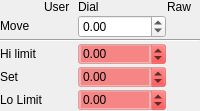
       <widget class="QWidget" name="positionsEpics" native="true">
        <property name="sizePolicy">
         <sizepolicy hsizetype="Minimum" vsizetype="Fixed">
          <horstretch>0</horstretch>
          <verstretch>0</verstretch>
         </sizepolicy>
        </property>
        <layout class="QGridLayout" name="gridLayout_5">
         <property name="leftMargin">
          <number>0</number>
         </property>
         <property name="topMargin">
          <number>0</number>
         </property>
         <property name="rightMargin">
          <number>0</number>
         </property>
         <property name="bottomMargin">
          <number>0</number>
         </property>
         <property name="spacing">
          <number>1</number>
         </property>
         <item row="0" column="1">
          <widget class="QLabel" name="label_36">
           <property name="sizePolicy">
            <sizepolicy hsizetype="Preferred" vsizetype="Fixed">
             <horstretch>0</horstretch>
             <verstretch>0</verstretch>
            </sizepolicy>
           </property>
           <property name="text">
            <string>User</string>
           </property>
          </widget>
         </item>
         <item row="0" column="2">
          <widget class="QLabel" name="label_37">
           <property name="sizePolicy">
            <sizepolicy hsizetype="Preferred" vsizetype="Fixed">
             <horstretch>0</horstretch>
             <verstretch>0</verstretch>
            </sizepolicy>
           </property>
           <property name="text">
            <string>Dial</string>
           </property>
          </widget>
         </item>
         <item row="0" column="3">
          <widget class="QLabel" name="label_31">
           <property name="sizePolicy">
            <sizepolicy hsizetype="Preferred" vsizetype="Fixed">
             <horstretch>0</horstretch>
             <verstretch>0</verstretch>
            </sizepolicy>
           </property>
           <property name="text">
            <string>Raw</string>
           </property>
          </widget>
         </item>
         <item row="1" column="0">
          <widget class="QLabel" name="label_35">
           <property name="sizePolicy">
            <sizepolicy hsizetype="Fixed" vsizetype="Fixed">
             <horstretch>0</horstretch>
             <verstretch>0</verstretch>
            </sizepolicy>
           </property>
           <property name="text">
            <string>Move</string>
           </property>
          </widget>
         </item>
         <item row="1" column="2">
          <widget class="QMDoubleSpinBox" name="dialGoal">
           <property name="sizePolicy">
            <sizepolicy hsizetype="Minimum" vsizetype="Fixed">
             <horstretch>0</horstretch>
             <verstretch>0</verstretch>
            </sizepolicy>
           </property>
           <property name="toolTip">
            <string>Move absolute in &quot;Dial&quot; coordinates</string>
           </property>
           <property name="keyboardTracking">
            <bool>false</bool>
           </property>
           <property name="minimum">
            <double>-2147483647.000000000000000</double>
           </property>
           <property name="maximum">
            <double>2147483647.000000000000000</double>
           </property>
          </widget>
         </item>
         <item row="2" column="0" colspan="4">
          <widget class="Line" name="line_7">
           <property name="sizePolicy">
            <sizepolicy hsizetype="Minimum" vsizetype="Fixed">
             <horstretch>0</horstretch>
             <verstretch>0</verstretch>
            </sizepolicy>
           </property>
           <property name="orientation">
            <enum>Qt::Horizontal</enum>
           </property>
          </widget>
         </item>
         <item row="3" column="0">
          <widget class="QLabel" name="label_12">
           <property name="sizePolicy">
            <sizepolicy hsizetype="Fixed" vsizetype="Fixed">
             <horstretch>0</horstretch>
             <verstretch>0</verstretch>
            </sizepolicy>
           </property>
           <property name="text">
            <string>Hi limit</string>
           </property>
          </widget>
         </item>
         <item row="4" column="0">
          <widget class="QLabel" name="label_33">
           <property name="sizePolicy">
            <sizepolicy hsizetype="Fixed" vsizetype="Fixed">
             <horstretch>0</horstretch>
             <verstretch>0</verstretch>
            </sizepolicy>
           </property>
           <property name="text">
            <string>Set</string>
           </property>
          </widget>
         </item>
         <item row="5" column="0">
          <widget class="QLabel" name="label_32">
           <property name="sizePolicy">
            <sizepolicy hsizetype="Fixed" vsizetype="Fixed">
             <horstretch>0</horstretch>
             <verstretch>0</verstretch>
            </sizepolicy>
           </property>
           <property name="text">
            <string>Lo Limit</string>
           </property>
          </widget>
         </item>
         <item row="3" column="2">
          <widget class="QMDoubleSpinBox" name="limitHiDial">
           <property name="sizePolicy">
            <sizepolicy hsizetype="Minimum" vsizetype="Fixed">
             <horstretch>0</horstretch>
             <verstretch>0</verstretch>
            </sizepolicy>
           </property>
           <property name="toolTip">
            <string>Hi limit in dial coordinates</string>
           </property>
           <property name="styleSheet">
            <string notr="true">background-color: rgba(255, 0, 0,64);</string>
           </property>
           <property name="keyboardTracking">
            <bool>false</bool>
           </property>
           <property name="minimum">
            <double>-2147483647.000000000000000</double>
           </property>
           <property name="maximum">
            <double>2147483647.000000000000000</double>
           </property>
          </widget>
         </item>
         <item row="4" column="2">
          <widget class="QMDoubleSpinBox" name="dialPosition">
           <property name="sizePolicy">
            <sizepolicy hsizetype="Minimum" vsizetype="Fixed">
             <horstretch>0</horstretch>
             <verstretch>0</verstretch>
            </sizepolicy>
           </property>
           <property name="toolTip">
            <string>Set position in dial coordinates (does not move the motor)</string>
           </property>
           <property name="styleSheet">
            <string notr="true">background-color: rgba(255, 0, 0,64);</string>
           </property>
           <property name="keyboardTracking">
            <bool>false</bool>
           </property>
           <property name="minimum">
            <double>-2147483647.000000000000000</double>
           </property>
           <property name="maximum">
            <double>2147483647.000000000000000</double>
           </property>
          </widget>
         </item>
         <item row="5" column="2">
          <widget class="QMDoubleSpinBox" name="limitLoDial">
           <property name="sizePolicy">
            <sizepolicy hsizetype="Minimum" vsizetype="Fixed">
             <horstretch>0</horstretch>
             <verstretch>0</verstretch>
            </sizepolicy>
           </property>
           <property name="toolTip">
            <string>Lo limit in dial coordinates</string>
           </property>
           <property name="styleSheet">
            <string notr="true">background-color: rgba(255, 0, 0,64);</string>
           </property>
           <property name="keyboardTracking">
            <bool>false</bool>
           </property>
           <property name="minimum">
            <double>-2147483647.000000000000000</double>
           </property>
           <property name="maximum">
            <double>2147483647.000000000000000</double>
           </property>
          </widget>
         </item>
         <item row="1" column="1">
          <widget class="QWidget" name="placeEpicsUserMove" native="true">
           <property name="sizePolicy">
            <sizepolicy hsizetype="Preferred" vsizetype="Fixed">
             <horstretch>0</horstretch>
             <verstretch>0</verstretch>
            </sizepolicy>
           </property>
           <layout class="QVBoxLayout" name="layEpicsUserMove">
            <property name="spacing">
             <number>0</number>
            </property>
            <property name="leftMargin">
             <number>0</number>
            </property>
            <property name="topMargin">
             <number>0</number>
            </property>
            <property name="rightMargin">
             <number>0</number>
            </property>
            <property name="bottomMargin">
             <number>0</number>
            </property>
           </layout>
          </widget>
         </item>
         <item row="3" column="1">
          <widget class="QWidget" name="placeEpicsHi" native="true">
           <property name="sizePolicy">
            <sizepolicy hsizetype="Preferred" vsizetype="Fixed">
             <horstretch>0</horstretch>
             <verstretch>0</verstretch>
            </sizepolicy>
           </property>
           <layout class="QVBoxLayout" name="layEpicsHi">
            <property name="spacing">
             <number>0</number>
            </property>
            <property name="leftMargin">
             <number>0</number>
            </property>
            <property name="topMargin">
             <number>0</number>
            </property>
            <property name="rightMargin">
             <number>0</number>
            </property>
            <property name="bottomMargin">
             <number>0</number>
            </property>
           </layout>
          </widget>
         </item>
         <item row="4" column="1">
          <widget class="QWidget" name="placeEpicsUserSet" native="true">
           <property name="sizePolicy">
            <sizepolicy hsizetype="Preferred" vsizetype="Fixed">
             <horstretch>0</horstretch>
             <verstretch>0</verstretch>
            </sizepolicy>
           </property>
           <layout class="QVBoxLayout" name="layEpicsUserSet">
            <property name="spacing">
             <number>0</number>
            </property>
            <property name="leftMargin">
             <number>0</number>
            </property>
            <property name="topMargin">
             <number>0</number>
            </property>
            <property name="rightMargin">
             <number>0</number>
            </property>
            <property name="bottomMargin">
             <number>0</number>
            </property>
           </layout>
          </widget>
         </item>
         <item row="5" column="1">
          <widget class="QWidget" name="placeEpicsLo" native="true">
           <property name="sizePolicy">
            <sizepolicy hsizetype="Preferred" vsizetype="Fixed">
             <horstretch>0</horstretch>
             <verstretch>0</verstretch>
            </sizepolicy>
           </property>
           <layout class="QVBoxLayout" name="layEpicsLo">
            <property name="spacing">
             <number>0</number>
            </property>
            <property name="leftMargin">
             <number>0</number>
            </property>
            <property name="topMargin">
             <number>0</number>
            </property>
            <property name="rightMargin">
             <number>0</number>
            </property>
            <property name="bottomMargin">
             <number>0</number>
            </property>
           </layout>
          </widget>
         </item>
         <item row="4" column="3">
          <widget class="QWidget" name="placeEpicsRawSet" native="true">
           <property name="sizePolicy">
            <sizepolicy hsizetype="Preferred" vsizetype="Fixed">
             <horstretch>0</horstretch>
             <verstretch>0</verstretch>
            </sizepolicy>
           </property>
           <layout class="QVBoxLayout" name="layEpicsRawSet">
            <property name="spacing">
             <number>0</number>
            </property>
            <property name="leftMargin">
             <number>0</number>
            </property>
            <property name="topMargin">
             <number>0</number>
            </property>
            <property name="rightMargin">
             <number>0</number>
            </property>
            <property name="bottomMargin">
             <number>0</number>
            </property>
           </layout>
          </widget>
         </item>
         <item row="1" column="3">
          <widget class="QWidget" name="placeEpicsRawMove" native="true">
           <property name="sizePolicy">
            <sizepolicy hsizetype="Preferred" vsizetype="Fixed">
             <horstretch>0</horstretch>
             <verstretch>0</verstretch>
            </sizepolicy>
           </property>
           <layout class="QVBoxLayout" name="layEpicsRawMove">
            <property name="spacing">
             <number>0</number>
            </property>
            <property name="leftMargin">
             <number>0</number>
            </property>
            <property name="topMargin">
             <number>0</number>
            </property>
            <property name="rightMargin">
             <number>0</number>
            </property>
            <property name="bottomMargin">
             <number>0</number>
            </property>
           </layout>
          </widget>
         </item>
        </layout>
       </widget>
